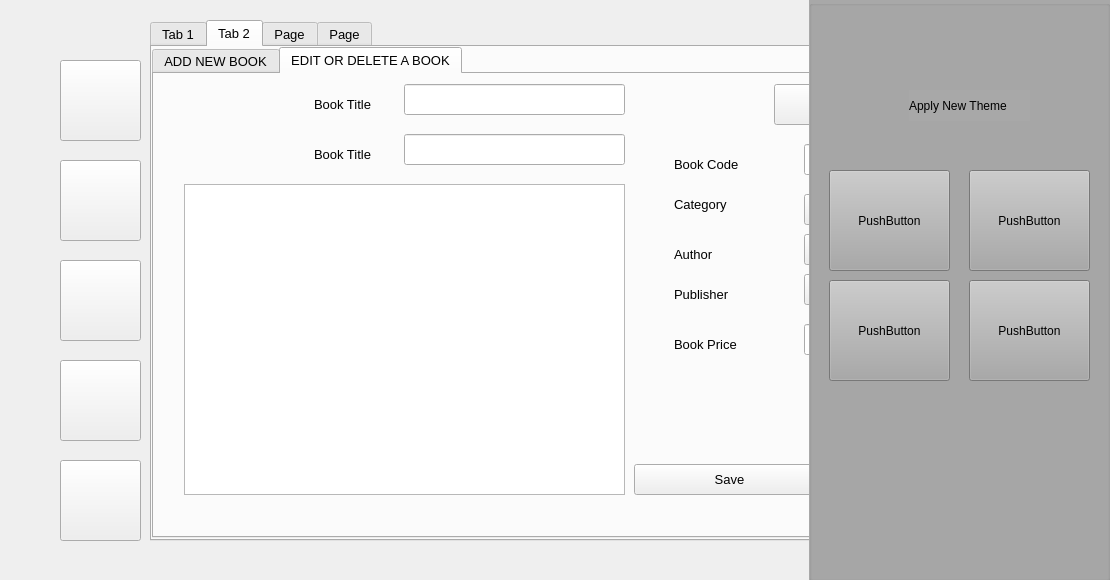
<?xml version="1.0" encoding="UTF-8"?>
<ui version="4.0">
 <class>Form</class>
 <widget class="QWidget" name="Form">
  <property name="geometry">
   <rect>
    <x>0</x>
    <y>0</y>
    <width>1110</width>
    <height>580</height>
   </rect>
  </property>
  <property name="windowTitle">
   <string>Form</string>
  </property>
  <widget class="QPushButton" name="pushButton">
   <property name="geometry">
    <rect>
     <x>60</x>
     <y>60</y>
     <width>81</width>
     <height>81</height>
    </rect>
   </property>
   <property name="font">
    <font>
     <family>Segoe UI</family>
     <pointsize>10</pointsize>
     <weight>50</weight>
     <bold>false</bold>
    </font>
   </property>
   <property name="text">
    <string/>
   </property>
   <property name="icon">
    <iconset>
     <normaloff>Icons/today.png</normaloff>Icons/today.png</iconset>
   </property>
   <property name="iconSize">
    <size>
     <width>60</width>
     <height>60</height>
    </size>
   </property>
  </widget>
  <widget class="QPushButton" name="pushButton_2">
   <property name="geometry">
    <rect>
     <x>60</x>
     <y>160</y>
     <width>81</width>
     <height>81</height>
    </rect>
   </property>
   <property name="font">
    <font>
     <family>Segoe UI</family>
     <pointsize>10</pointsize>
     <weight>50</weight>
     <bold>false</bold>
    </font>
   </property>
   <property name="text">
    <string/>
   </property>
   <property name="icon">
    <iconset>
     <normaloff>Icons/books.png</normaloff>Icons/books.png</iconset>
   </property>
   <property name="iconSize">
    <size>
     <width>60</width>
     <height>60</height>
    </size>
   </property>
  </widget>
  <widget class="QPushButton" name="pushButton_3">
   <property name="geometry">
    <rect>
     <x>60</x>
     <y>360</y>
     <width>81</width>
     <height>81</height>
    </rect>
   </property>
   <property name="font">
    <font>
     <family>Segoe UI</family>
     <pointsize>10</pointsize>
     <weight>50</weight>
     <bold>false</bold>
    </font>
   </property>
   <property name="text">
    <string/>
   </property>
   <property name="icon">
    <iconset>
     <normaloff>Icons/themes.png</normaloff>Icons/themes.png</iconset>
   </property>
   <property name="iconSize">
    <size>
     <width>60</width>
     <height>60</height>
    </size>
   </property>
  </widget>
  <widget class="QPushButton" name="pushButton_4">
   <property name="geometry">
    <rect>
     <x>60</x>
     <y>260</y>
     <width>81</width>
     <height>81</height>
    </rect>
   </property>
   <property name="font">
    <font>
     <family>Segoe UI</family>
     <pointsize>10</pointsize>
     <weight>50</weight>
     <bold>false</bold>
    </font>
   </property>
   <property name="text">
    <string/>
   </property>
   <property name="icon">
    <iconset>
     <normaloff>Icons/users.png</normaloff>Icons/users.png</iconset>
   </property>
   <property name="iconSize">
    <size>
     <width>60</width>
     <height>60</height>
    </size>
   </property>
  </widget>
  <widget class="QPushButton" name="pushButton_5">
   <property name="geometry">
    <rect>
     <x>60</x>
     <y>460</y>
     <width>81</width>
     <height>81</height>
    </rect>
   </property>
   <property name="font">
    <font>
     <family>Segoe UI</family>
     <pointsize>10</pointsize>
     <weight>50</weight>
     <bold>false</bold>
    </font>
   </property>
   <property name="text">
    <string/>
   </property>
   <property name="icon">
    <iconset>
     <normaloff>Icons/settings.png</normaloff>Icons/settings.png</iconset>
   </property>
   <property name="iconSize">
    <size>
     <width>60</width>
     <height>60</height>
    </size>
   </property>
  </widget>
  <widget class="QTabWidget" name="tabWidget">
   <property name="geometry">
    <rect>
     <x>150</x>
     <y>20</y>
     <width>921</width>
     <height>521</height>
    </rect>
   </property>
   <property name="font">
    <font>
     <family>Segoe UI</family>
     <pointsize>10</pointsize>
     <weight>50</weight>
     <bold>false</bold>
    </font>
   </property>
   <property name="tabPosition">
    <enum>QTabWidget::North</enum>
   </property>
   <property name="tabShape">
    <enum>QTabWidget::Rounded</enum>
   </property>
   <property name="currentIndex">
    <number>1</number>
   </property>
   <widget class="QWidget" name="tab">
    <attribute name="title">
     <string>Tab 1</string>
    </attribute>
    <widget class="QTableWidget" name="tableWidget">
     <property name="geometry">
      <rect>
       <x>0</x>
       <y>141</y>
       <width>921</width>
       <height>351</height>
      </rect>
     </property>
     <property name="font">
      <font>
       <family>Segoe UI</family>
       <pointsize>8</pointsize>
       <weight>50</weight>
       <bold>false</bold>
      </font>
     </property>
     <column>
      <property name="text">
       <string>Book Code</string>
      </property>
     </column>
     <column>
      <property name="text">
       <string>New Column</string>
      </property>
     </column>
     <column>
      <property name="text">
       <string>Book Title</string>
      </property>
     </column>
     <column>
      <property name="text">
       <string>Book Author</string>
      </property>
     </column>
     <column>
      <property name="text">
       <string>Book Publisher</string>
      </property>
     </column>
     <column>
      <property name="text">
       <string>Book Price</string>
      </property>
     </column>
    </widget>
    <widget class="QPushButton" name="pushButton_6">
     <property name="geometry">
      <rect>
       <x>730</x>
       <y>50</y>
       <width>93</width>
       <height>31</height>
      </rect>
     </property>
     <property name="font">
      <font>
       <family>Segoe UI</family>
       <pointsize>10</pointsize>
       <weight>50</weight>
       <bold>false</bold>
      </font>
     </property>
     <property name="text">
      <string>Add</string>
     </property>
    </widget>
    <widget class="QComboBox" name="comboBox">
     <property name="geometry">
      <rect>
       <x>330</x>
       <y>51</y>
       <width>101</width>
       <height>31</height>
      </rect>
     </property>
     <property name="font">
      <font>
       <family>Segoe UI</family>
       <pointsize>10</pointsize>
       <weight>50</weight>
       <bold>false</bold>
      </font>
     </property>
     <item>
      <property name="text">
       <string>Retrieve</string>
      </property>
     </item>
     <item>
      <property name="text">
       <string>Rent</string>
      </property>
     </item>
    </widget>
    <widget class="QComboBox" name="comboBox_2">
     <property name="geometry">
      <rect>
       <x>570</x>
       <y>51</y>
       <width>91</width>
       <height>31</height>
      </rect>
     </property>
     <property name="font">
      <font>
       <family>Segoe UI</family>
       <pointsize>10</pointsize>
       <weight>50</weight>
       <bold>false</bold>
      </font>
     </property>
     <item>
      <property name="text">
       <string>1</string>
      </property>
     </item>
     <item>
      <property name="text">
       <string>2</string>
      </property>
     </item>
     <item>
      <property name="text">
       <string>3</string>
      </property>
     </item>
     <item>
      <property name="text">
       <string>4</string>
      </property>
     </item>
     <item>
      <property name="text">
       <string>5</string>
      </property>
     </item>
     <item>
      <property name="text">
       <string>6</string>
      </property>
     </item>
     <item>
      <property name="text">
       <string>7</string>
      </property>
     </item>
     <item>
      <property name="text">
       <string>8</string>
      </property>
     </item>
     <item>
      <property name="text">
       <string>9</string>
      </property>
     </item>
     <item>
      <property name="text">
       <string>10</string>
      </property>
     </item>
    </widget>
    <widget class="QLineEdit" name="lineEdit">
     <property name="geometry">
      <rect>
       <x>20</x>
       <y>50</y>
       <width>211</width>
       <height>31</height>
      </rect>
     </property>
     <property name="font">
      <font>
       <family>Segoe UI</family>
       <pointsize>10</pointsize>
       <weight>50</weight>
       <bold>false</bold>
      </font>
     </property>
     <property name="placeholderText">
      <string>Enter Book Title</string>
     </property>
    </widget>
    <widget class="QLabel" name="label">
     <property name="geometry">
      <rect>
       <x>280</x>
       <y>60</y>
       <width>31</width>
       <height>16</height>
      </rect>
     </property>
     <property name="font">
      <font>
       <family>Segoe UI</family>
       <pointsize>10</pointsize>
       <weight>50</weight>
       <bold>false</bold>
      </font>
     </property>
     <property name="text">
      <string>Type</string>
     </property>
    </widget>
    <widget class="QLabel" name="label_2">
     <property name="geometry">
      <rect>
       <x>520</x>
       <y>60</y>
       <width>41</width>
       <height>16</height>
      </rect>
     </property>
     <property name="font">
      <font>
       <family>Segoe UI</family>
       <pointsize>10</pointsize>
       <weight>50</weight>
       <bold>false</bold>
      </font>
     </property>
     <property name="text">
      <string>Days</string>
     </property>
    </widget>
   </widget>
   <widget class="QWidget" name="tab_2">
    <attribute name="title">
     <string>Tab 2</string>
    </attribute>
    <widget class="QTabWidget" name="tabWidget_2">
     <property name="geometry">
      <rect>
       <x>0</x>
       <y>0</y>
       <width>921</width>
       <height>491</height>
      </rect>
     </property>
     <property name="currentIndex">
      <number>1</number>
     </property>
     <widget class="QWidget" name="tab_5">
      <attribute name="title">
       <string>ADD NEW BOOK</string>
      </attribute>
      <widget class="QLineEdit" name="lineEdit_2">
       <property name="geometry">
        <rect>
         <x>650</x>
         <y>80</y>
         <width>201</width>
         <height>31</height>
        </rect>
       </property>
      </widget>
      <widget class="QLineEdit" name="lineEdit_3">
       <property name="geometry">
        <rect>
         <x>250</x>
         <y>80</y>
         <width>221</width>
         <height>31</height>
        </rect>
       </property>
      </widget>
      <widget class="QPlainTextEdit" name="plainTextEdit">
       <property name="geometry">
        <rect>
         <x>-480</x>
         <y>460</y>
         <width>104</width>
         <height>87</height>
        </rect>
       </property>
      </widget>
      <widget class="QPlainTextEdit" name="plainTextEdit_2">
       <property name="geometry">
        <rect>
         <x>30</x>
         <y>120</y>
         <width>441</width>
         <height>311</height>
        </rect>
       </property>
      </widget>
      <widget class="QComboBox" name="comboBox_3">
       <property name="geometry">
        <rect>
         <x>650</x>
         <y>130</y>
         <width>201</width>
         <height>31</height>
        </rect>
       </property>
      </widget>
      <widget class="QComboBox" name="comboBox_4">
       <property name="geometry">
        <rect>
         <x>650</x>
         <y>170</y>
         <width>201</width>
         <height>31</height>
        </rect>
       </property>
      </widget>
      <widget class="QComboBox" name="comboBox_5">
       <property name="geometry">
        <rect>
         <x>650</x>
         <y>210</y>
         <width>201</width>
         <height>31</height>
        </rect>
       </property>
      </widget>
      <widget class="QLineEdit" name="lineEdit_4">
       <property name="geometry">
        <rect>
         <x>650</x>
         <y>260</y>
         <width>201</width>
         <height>31</height>
        </rect>
       </property>
      </widget>
      <widget class="QPushButton" name="pushButton_7">
       <property name="geometry">
        <rect>
         <x>480</x>
         <y>400</y>
         <width>191</width>
         <height>31</height>
        </rect>
       </property>
       <property name="text">
        <string>Save</string>
       </property>
      </widget>
      <widget class="QLabel" name="label_3">
       <property name="geometry">
        <rect>
         <x>160</x>
         <y>90</y>
         <width>121</width>
         <height>21</height>
        </rect>
       </property>
       <property name="text">
        <string>Book Title</string>
       </property>
      </widget>
      <widget class="QLabel" name="label_4">
       <property name="geometry">
        <rect>
         <x>520</x>
         <y>90</y>
         <width>121</width>
         <height>21</height>
        </rect>
       </property>
       <property name="text">
        <string>Book Code</string>
       </property>
      </widget>
      <widget class="QLabel" name="label_5">
       <property name="geometry">
        <rect>
         <x>520</x>
         <y>270</y>
         <width>121</width>
         <height>21</height>
        </rect>
       </property>
       <property name="text">
        <string>Book Price</string>
       </property>
      </widget>
      <widget class="QLabel" name="label_6">
       <property name="geometry">
        <rect>
         <x>520</x>
         <y>180</y>
         <width>121</width>
         <height>21</height>
        </rect>
       </property>
       <property name="text">
        <string>Author</string>
       </property>
      </widget>
      <widget class="QLabel" name="label_7">
       <property name="geometry">
        <rect>
         <x>520</x>
         <y>130</y>
         <width>121</width>
         <height>21</height>
        </rect>
       </property>
       <property name="text">
        <string>Category</string>
       </property>
      </widget>
      <widget class="QLabel" name="label_8">
       <property name="geometry">
        <rect>
         <x>520</x>
         <y>220</y>
         <width>121</width>
         <height>21</height>
        </rect>
       </property>
       <property name="text">
        <string>Publisher</string>
       </property>
      </widget>
     </widget>
     <widget class="QWidget" name="tab_6">
      <attribute name="title">
       <string>EDIT OR DELETE A BOOK</string>
      </attribute>
      <widget class="QLineEdit" name="lineEdit_5">
       <property name="geometry">
        <rect>
         <x>250</x>
         <y>10</y>
         <width>221</width>
         <height>31</height>
        </rect>
       </property>
      </widget>
      <widget class="QComboBox" name="comboBox_6">
       <property name="geometry">
        <rect>
         <x>650</x>
         <y>200</y>
         <width>201</width>
         <height>31</height>
        </rect>
       </property>
      </widget>
      <widget class="QLabel" name="label_9">
       <property name="geometry">
        <rect>
         <x>520</x>
         <y>210</y>
         <width>121</width>
         <height>21</height>
        </rect>
       </property>
       <property name="text">
        <string>Publisher</string>
       </property>
      </widget>
      <widget class="QLabel" name="label_10">
       <property name="geometry">
        <rect>
         <x>160</x>
         <y>20</y>
         <width>121</width>
         <height>21</height>
        </rect>
       </property>
       <property name="text">
        <string>Book Title</string>
       </property>
      </widget>
      <widget class="QLabel" name="label_11">
       <property name="geometry">
        <rect>
         <x>520</x>
         <y>120</y>
         <width>121</width>
         <height>21</height>
        </rect>
       </property>
       <property name="text">
        <string>Category</string>
       </property>
      </widget>
      <widget class="QPushButton" name="pushButton_8">
       <property name="geometry">
        <rect>
         <x>480</x>
         <y>390</y>
         <width>191</width>
         <height>31</height>
        </rect>
       </property>
       <property name="text">
        <string>Save</string>
       </property>
      </widget>
      <widget class="QLabel" name="label_12">
       <property name="geometry">
        <rect>
         <x>520</x>
         <y>80</y>
         <width>121</width>
         <height>21</height>
        </rect>
       </property>
       <property name="text">
        <string>Book Code</string>
       </property>
      </widget>
      <widget class="QComboBox" name="comboBox_7">
       <property name="geometry">
        <rect>
         <x>650</x>
         <y>160</y>
         <width>201</width>
         <height>31</height>
        </rect>
       </property>
      </widget>
      <widget class="QLineEdit" name="lineEdit_6">
       <property name="geometry">
        <rect>
         <x>650</x>
         <y>250</y>
         <width>201</width>
         <height>31</height>
        </rect>
       </property>
      </widget>
      <widget class="QComboBox" name="comboBox_8">
       <property name="geometry">
        <rect>
         <x>650</x>
         <y>120</y>
         <width>201</width>
         <height>31</height>
        </rect>
       </property>
      </widget>
      <widget class="QLabel" name="label_13">
       <property name="geometry">
        <rect>
         <x>520</x>
         <y>260</y>
         <width>121</width>
         <height>21</height>
        </rect>
       </property>
       <property name="text">
        <string>Book Price</string>
       </property>
      </widget>
      <widget class="QPlainTextEdit" name="plainTextEdit_3">
       <property name="geometry">
        <rect>
         <x>30</x>
         <y>110</y>
         <width>441</width>
         <height>311</height>
        </rect>
       </property>
      </widget>
      <widget class="QLabel" name="label_14">
       <property name="geometry">
        <rect>
         <x>520</x>
         <y>170</y>
         <width>121</width>
         <height>21</height>
        </rect>
       </property>
       <property name="text">
        <string>Author</string>
       </property>
      </widget>
      <widget class="QLineEdit" name="lineEdit_7">
       <property name="geometry">
        <rect>
         <x>650</x>
         <y>70</y>
         <width>201</width>
         <height>31</height>
        </rect>
       </property>
      </widget>
      <widget class="QLineEdit" name="lineEdit_8">
       <property name="geometry">
        <rect>
         <x>250</x>
         <y>60</y>
         <width>221</width>
         <height>31</height>
        </rect>
       </property>
      </widget>
      <widget class="QLabel" name="label_15">
       <property name="geometry">
        <rect>
         <x>160</x>
         <y>70</y>
         <width>121</width>
         <height>21</height>
        </rect>
       </property>
       <property name="text">
        <string>Book Title</string>
       </property>
      </widget>
      <widget class="QPushButton" name="pushButton_9">
       <property name="geometry">
        <rect>
         <x>620</x>
         <y>10</y>
         <width>251</width>
         <height>41</height>
        </rect>
       </property>
       <property name="text">
        <string>Search</string>
       </property>
      </widget>
      <widget class="QPushButton" name="pushButton_10">
       <property name="geometry">
        <rect>
         <x>690</x>
         <y>390</y>
         <width>191</width>
         <height>31</height>
        </rect>
       </property>
       <property name="text">
        <string>Delete</string>
       </property>
      </widget>
     </widget>
    </widget>
   </widget>
   <widget class="QWidget" name="tab_3">
    <attribute name="title">
     <string>Page</string>
    </attribute>
    <widget class="QGroupBox" name="groupBox">
     <property name="geometry">
      <rect>
       <x>0</x>
       <y>70</y>
       <width>431</width>
       <height>421</height>
      </rect>
     </property>
     <property name="title">
      <string>Add a new user</string>
     </property>
     <widget class="QLabel" name="label_16">
      <property name="geometry">
       <rect>
        <x>30</x>
        <y>90</y>
        <width>101</width>
        <height>31</height>
       </rect>
      </property>
      <property name="text">
       <string>User Name</string>
      </property>
     </widget>
     <widget class="QLabel" name="label_17">
      <property name="geometry">
       <rect>
        <x>30</x>
        <y>170</y>
        <width>101</width>
        <height>31</height>
       </rect>
      </property>
      <property name="text">
       <string>Password</string>
      </property>
     </widget>
     <widget class="QLabel" name="label_18">
      <property name="geometry">
       <rect>
        <x>30</x>
        <y>130</y>
        <width>101</width>
        <height>31</height>
       </rect>
      </property>
      <property name="text">
       <string>Email</string>
      </property>
     </widget>
     <widget class="QLabel" name="label_19">
      <property name="geometry">
       <rect>
        <x>30</x>
        <y>210</y>
        <width>131</width>
        <height>31</height>
       </rect>
      </property>
      <property name="text">
       <string>Password Again</string>
      </property>
     </widget>
     <widget class="QLineEdit" name="lineEdit_9">
      <property name="geometry">
       <rect>
        <x>200</x>
        <y>91</y>
        <width>201</width>
        <height>31</height>
       </rect>
      </property>
     </widget>
     <widget class="QLineEdit" name="lineEdit_10">
      <property name="geometry">
       <rect>
        <x>200</x>
        <y>130</y>
        <width>201</width>
        <height>31</height>
       </rect>
      </property>
     </widget>
     <widget class="QLineEdit" name="lineEdit_11">
      <property name="geometry">
       <rect>
        <x>200</x>
        <y>170</y>
        <width>201</width>
        <height>31</height>
       </rect>
      </property>
      <property name="text">
       <string>sdsffddfdfdfdf</string>
      </property>
      <property name="echoMode">
       <enum>QLineEdit::Password</enum>
      </property>
     </widget>
     <widget class="QLineEdit" name="lineEdit_12">
      <property name="geometry">
       <rect>
        <x>200</x>
        <y>210</y>
        <width>201</width>
        <height>31</height>
       </rect>
      </property>
      <property name="echoMode">
       <enum>QLineEdit::Password</enum>
      </property>
     </widget>
     <widget class="QPushButton" name="pushButton_11">
      <property name="geometry">
       <rect>
        <x>130</x>
        <y>290</y>
        <width>131</width>
        <height>31</height>
       </rect>
      </property>
      <property name="text">
       <string>Add User</string>
      </property>
     </widget>
    </widget>
    <widget class="QGroupBox" name="groupBox_2">
     <property name="geometry">
      <rect>
       <x>480</x>
       <y>70</y>
       <width>431</width>
       <height>421</height>
      </rect>
     </property>
     <property name="title">
      <string>Edit User Information</string>
     </property>
     <widget class="QLineEdit" name="lineEdit_13">
      <property name="geometry">
       <rect>
        <x>200</x>
        <y>89</y>
        <width>201</width>
        <height>31</height>
       </rect>
      </property>
      <property name="echoMode">
       <enum>QLineEdit::Password</enum>
      </property>
     </widget>
     <widget class="QLabel" name="label_20">
      <property name="geometry">
       <rect>
        <x>30</x>
        <y>89</y>
        <width>101</width>
        <height>31</height>
       </rect>
      </property>
      <property name="text">
       <string>Password</string>
      </property>
     </widget>
     <widget class="QLineEdit" name="lineEdit_14">
      <property name="geometry">
       <rect>
        <x>200</x>
        <y>40</y>
        <width>201</width>
        <height>31</height>
       </rect>
      </property>
     </widget>
     <widget class="QLabel" name="label_21">
      <property name="geometry">
       <rect>
        <x>30</x>
        <y>39</y>
        <width>101</width>
        <height>31</height>
       </rect>
      </property>
      <property name="text">
       <string>User Name</string>
      </property>
     </widget>
     <widget class="QPushButton" name="pushButton_12">
      <property name="geometry">
       <rect>
        <x>200</x>
        <y>130</y>
        <width>131</width>
        <height>31</height>
       </rect>
      </property>
      <property name="text">
       <string>Login</string>
      </property>
     </widget>
     <widget class="QLineEdit" name="lineEdit_15">
      <property name="geometry">
       <rect>
        <x>200</x>
        <y>250</y>
        <width>201</width>
        <height>31</height>
       </rect>
      </property>
      <property name="echoMode">
       <enum>QLineEdit::Password</enum>
      </property>
     </widget>
     <widget class="QLineEdit" name="lineEdit_16">
      <property name="geometry">
       <rect>
        <x>200</x>
        <y>290</y>
        <width>201</width>
        <height>31</height>
       </rect>
      </property>
      <property name="echoMode">
       <enum>QLineEdit::Password</enum>
      </property>
     </widget>
     <widget class="QLabel" name="label_22">
      <property name="geometry">
       <rect>
        <x>30</x>
        <y>250</y>
        <width>101</width>
        <height>31</height>
       </rect>
      </property>
      <property name="text">
       <string>Password</string>
      </property>
     </widget>
     <widget class="QPushButton" name="pushButton_13">
      <property name="geometry">
       <rect>
        <x>200</x>
        <y>330</y>
        <width>131</width>
        <height>31</height>
       </rect>
      </property>
      <property name="text">
       <string>Edit User Data</string>
      </property>
     </widget>
     <widget class="QLineEdit" name="lineEdit_17">
      <property name="geometry">
       <rect>
        <x>200</x>
        <y>171</y>
        <width>201</width>
        <height>31</height>
       </rect>
      </property>
     </widget>
     <widget class="QLabel" name="label_23">
      <property name="geometry">
       <rect>
        <x>30</x>
        <y>210</y>
        <width>101</width>
        <height>31</height>
       </rect>
      </property>
      <property name="text">
       <string>Email</string>
      </property>
     </widget>
     <widget class="QLabel" name="label_24">
      <property name="geometry">
       <rect>
        <x>30</x>
        <y>290</y>
        <width>131</width>
        <height>31</height>
       </rect>
      </property>
      <property name="text">
       <string>Password Again</string>
      </property>
     </widget>
     <widget class="QLabel" name="label_25">
      <property name="geometry">
       <rect>
        <x>30</x>
        <y>170</y>
        <width>101</width>
        <height>31</height>
       </rect>
      </property>
      <property name="text">
       <string>User Name</string>
      </property>
     </widget>
     <widget class="QLineEdit" name="lineEdit_18">
      <property name="geometry">
       <rect>
        <x>200</x>
        <y>210</y>
        <width>201</width>
        <height>31</height>
       </rect>
      </property>
     </widget>
    </widget>
   </widget>
   <widget class="QWidget" name="tab_4">
    <attribute name="title">
     <string>Page</string>
    </attribute>
    <widget class="QTabWidget" name="tabWidget_3">
     <property name="geometry">
      <rect>
       <x>-10</x>
       <y>10</y>
       <width>941</width>
       <height>491</height>
      </rect>
     </property>
     <property name="currentIndex">
      <number>0</number>
     </property>
     <widget class="QWidget" name="tab_7">
      <attribute name="title">
       <string>Category</string>
      </attribute>
      <widget class="QTableWidget" name="tableWidget_2">
       <property name="geometry">
        <rect>
         <x>0</x>
         <y>110</y>
         <width>921</width>
         <height>351</height>
        </rect>
       </property>
       <property name="maximumSize">
        <size>
         <width>921</width>
         <height>16777215</height>
        </size>
       </property>
       <column>
        <property name="text">
         <string>Category Name</string>
        </property>
        <property name="font">
         <font>
          <weight>75</weight>
          <bold>true</bold>
         </font>
        </property>
       </column>
      </widget>
      <widget class="QPushButton" name="pushButton_14">
       <property name="geometry">
        <rect>
         <x>680</x>
         <y>40</y>
         <width>181</width>
         <height>41</height>
        </rect>
       </property>
       <property name="text">
        <string>Add New Category</string>
       </property>
      </widget>
      <widget class="QLabel" name="label_26">
       <property name="geometry">
        <rect>
         <x>90</x>
         <y>50</y>
         <width>191</width>
         <height>31</height>
        </rect>
       </property>
       <property name="text">
        <string>New Category Name</string>
       </property>
      </widget>
      <widget class="QLineEdit" name="lineEdit_19">
       <property name="geometry">
        <rect>
         <x>300</x>
         <y>50</y>
         <width>201</width>
         <height>31</height>
        </rect>
       </property>
      </widget>
     </widget>
     <widget class="QWidget" name="tab_9">
      <attribute name="title">
       <string>Author</string>
      </attribute>
      <widget class="QPushButton" name="pushButton_15">
       <property name="geometry">
        <rect>
         <x>660</x>
         <y>20</y>
         <width>181</width>
         <height>41</height>
        </rect>
       </property>
       <property name="text">
        <string>Add New Category</string>
       </property>
      </widget>
      <widget class="QTableWidget" name="tableWidget_3">
       <property name="geometry">
        <rect>
         <x>10</x>
         <y>90</y>
         <width>921</width>
         <height>361</height>
        </rect>
       </property>
       <property name="maximumSize">
        <size>
         <width>921</width>
         <height>16777215</height>
        </size>
       </property>
       <column>
        <property name="text">
         <string>Author Name</string>
        </property>
        <property name="font">
         <font>
          <weight>75</weight>
          <bold>true</bold>
         </font>
        </property>
       </column>
      </widget>
      <widget class="QLineEdit" name="lineEdit_20">
       <property name="geometry">
        <rect>
         <x>280</x>
         <y>30</y>
         <width>201</width>
         <height>31</height>
        </rect>
       </property>
      </widget>
      <widget class="QLabel" name="label_27">
       <property name="geometry">
        <rect>
         <x>70</x>
         <y>30</y>
         <width>191</width>
         <height>31</height>
        </rect>
       </property>
       <property name="text">
        <string>New Author</string>
       </property>
      </widget>
     </widget>
     <widget class="QWidget" name="tab_8">
      <attribute name="title">
       <string>Publisher</string>
      </attribute>
      <widget class="QPushButton" name="pushButton_16">
       <property name="geometry">
        <rect>
         <x>690</x>
         <y>30</y>
         <width>181</width>
         <height>41</height>
        </rect>
       </property>
       <property name="text">
        <string>Add New Category</string>
       </property>
      </widget>
      <widget class="QTableWidget" name="tableWidget_4">
       <property name="geometry">
        <rect>
         <x>10</x>
         <y>100</y>
         <width>921</width>
         <height>351</height>
        </rect>
       </property>
       <property name="maximumSize">
        <size>
         <width>921</width>
         <height>16777215</height>
        </size>
       </property>
       <property name="gridStyle">
        <enum>Qt::SolidLine</enum>
       </property>
       <property name="columnCount">
        <number>1</number>
       </property>
       <column>
        <property name="text">
         <string>Publisher Name</string>
        </property>
        <property name="font">
         <font>
          <weight>75</weight>
          <bold>true</bold>
         </font>
        </property>
       </column>
      </widget>
      <widget class="QLineEdit" name="lineEdit_21">
       <property name="geometry">
        <rect>
         <x>310</x>
         <y>40</y>
         <width>201</width>
         <height>31</height>
        </rect>
       </property>
      </widget>
      <widget class="QLabel" name="label_28">
       <property name="geometry">
        <rect>
         <x>100</x>
         <y>40</y>
         <width>191</width>
         <height>31</height>
        </rect>
       </property>
       <property name="text">
        <string>New Category Name</string>
       </property>
      </widget>
     </widget>
    </widget>
   </widget>
  </widget>
  <widget class="QGroupBox" name="groupBox_3">
   <property name="geometry">
    <rect>
     <x>809</x>
     <y>0</y>
     <width>301</width>
     <height>581</height>
    </rect>
   </property>
   <property name="styleSheet">
    <string notr="true">background-color: rgb(168, 168, 168)</string>
   </property>
   <property name="title">
    <string/>
   </property>
   <widget class="QLabel" name="label_29">
    <property name="geometry">
     <rect>
      <x>100</x>
      <y>90</y>
      <width>121</width>
      <height>31</height>
     </rect>
    </property>
    <property name="text">
     <string>Apply New Theme</string>
    </property>
   </widget>
   <widget class="QPushButton" name="pushButton_17">
    <property name="geometry">
     <rect>
      <x>20</x>
      <y>170</y>
      <width>121</width>
      <height>101</height>
     </rect>
    </property>
    <property name="text">
     <string>PushButton</string>
    </property>
   </widget>
   <widget class="QPushButton" name="pushButton_18">
    <property name="geometry">
     <rect>
      <x>160</x>
      <y>170</y>
      <width>121</width>
      <height>101</height>
     </rect>
    </property>
    <property name="text">
     <string>PushButton</string>
    </property>
   </widget>
   <widget class="QPushButton" name="pushButton_19">
    <property name="geometry">
     <rect>
      <x>160</x>
      <y>280</y>
      <width>121</width>
      <height>101</height>
     </rect>
    </property>
    <property name="text">
     <string>PushButton</string>
    </property>
   </widget>
   <widget class="QPushButton" name="pushButton_20">
    <property name="geometry">
     <rect>
      <x>20</x>
      <y>280</y>
      <width>121</width>
      <height>101</height>
     </rect>
    </property>
    <property name="text">
     <string>PushButton</string>
    </property>
   </widget>
  </widget>
 </widget>
 <resources>
  <include location="Icons/icon.qrc"/>
 </resources>
 <connections/>
</ui>
